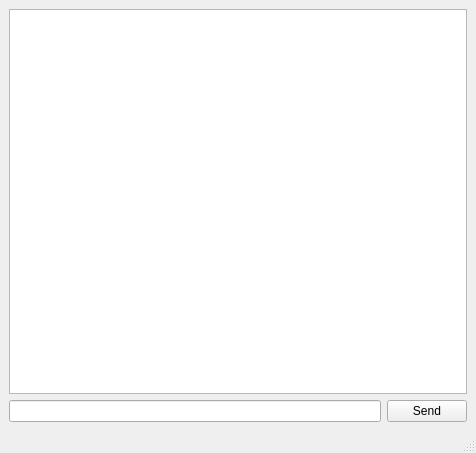
<?xml version="1.0" encoding="UTF-8"?>
<ui version="4.0">
 <class>MainWindow</class>
 <widget class="QMainWindow" name="MainWindow">
  <property name="geometry">
   <rect>
    <x>0</x>
    <y>0</y>
    <width>476</width>
    <height>453</height>
   </rect>
  </property>
  <property name="windowTitle">
   <string>Чатик</string>
  </property>
  <widget class="QWidget" name="centralwidget">
   <layout class="QGridLayout" name="gridLayout">
    <item row="1" column="0">
     <widget class="QLineEdit" name="lineEdit"/>
    </item>
    <item row="1" column="1">
     <widget class="QPushButton" name="pushButton">
      <property name="text">
       <string>Send</string>
      </property>
     </widget>
    </item>
    <item row="0" column="0" colspan="2">
     <widget class="QTextEdit" name="textEdit">
      <property name="readOnly">
       <bool>true</bool>
      </property>
     </widget>
    </item>
   </layout>
  </widget>
  <widget class="QMenuBar" name="menubar">
   <property name="geometry">
    <rect>
     <x>0</x>
     <y>0</y>
     <width>476</width>
     <height>22</height>
    </rect>
   </property>
  </widget>
  <widget class="QStatusBar" name="statusbar"/>
 </widget>
 <resources/>
 <connections/>
</ui>
